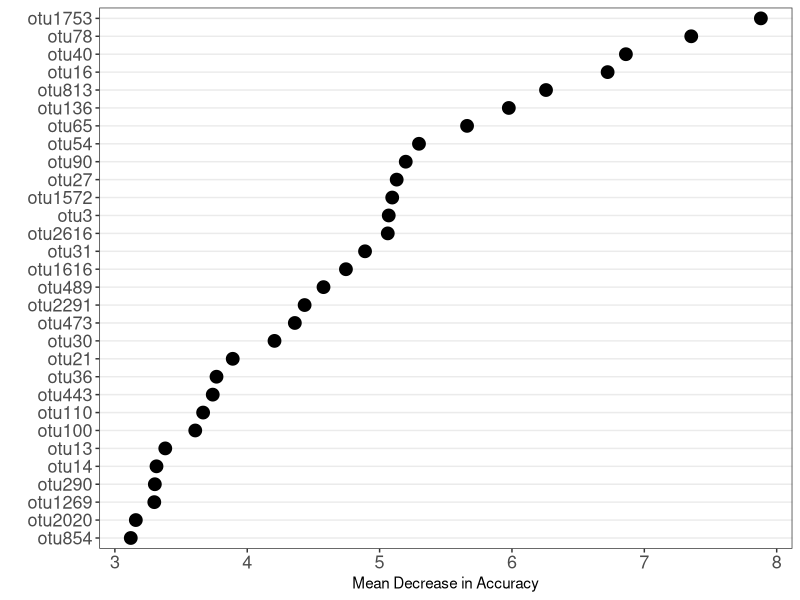

The R script that drew this image:
### Add the second graph to be used in presentation
### What are the most important OTUs to this model (Look at Top 30)?
### Marc Sze


# Load needed libraries
library(tidyverse)
library(viridis)

# Load needed data
graph_data <- read_csv("data/process/tables/imp_otus_to_model.csv") %>% 
  slice(1:30) %>% arrange(mda)

tax_data <- read_tsv("data/process/select_fasta_classified.txt", col_names = F) %>% 
  rename(domain = X8, phylum = X11, class = X14, order = X17, family = X20, 
         genus = X23, otu = X1) %>% 
  select(-X2, -X3, -X4, -X5, -X7, -X10, -X13, -X16, -X19, -X22) %>%  
  gather(key = taxa, value = percent_match, domain, phylum, 
                            class, order, family, genus) %>% 
  rename(domain = X6, phylum = X9, class = X12, order = X15, family = X18, genus = X21)

# Select only the lowest ID to use



# Create the graph of the data
imp_otu_graph <- graph_data %>% 
  mutate(otu = factor(otu, levels = graph_data$otu)) %>% 
  ggplot(aes(x = otu, y = mda)) + 
  geom_point(show.legend = F, size = 4) + 
  coord_flip() + 
  theme_bw() + 
  labs(y = "Mean Decrease in Accuracy", x = "") + 
  theme(axis.title.y = element_text(face = "bold"), 
        panel.grid.minor = element_blank(),
        panel.grid.major.x = element_blank(), 
        axis.text = element_text(size = 13))

# Write out the figure
ggsave("results/figures/imp_otu_figure.tiff", imp_otu_graph, width = 6, height = 5, dpi = 300)


